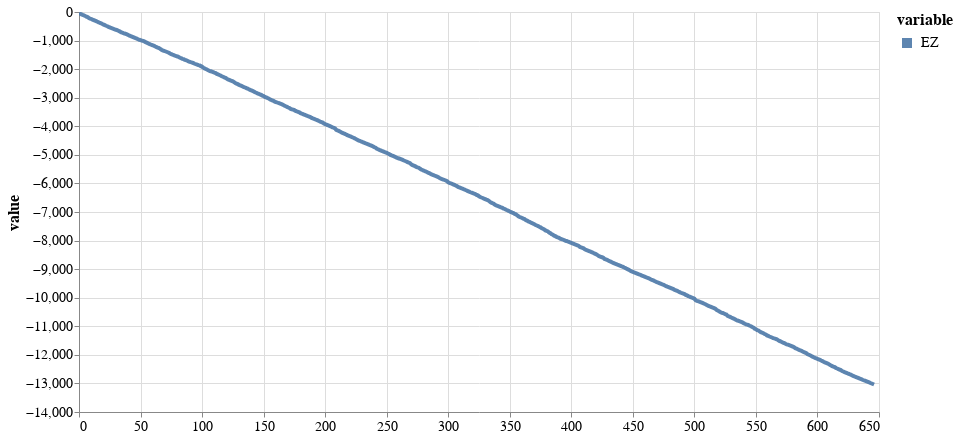

The cell this chart's notebook holds for it:
### Code cell
model_evidence = get_model_evidence('log/big5_exp/20210727_060750_big5_EZ/')
bf = pd.DataFrame(model_evidence, columns=['EZ'])
bf['idx'] = np.arange(bf.shape[0])
# bf['AZ'] = get_model_evidence('log/big5_exp//20210726_220229_big5az/')

# bf['EFA'] = get_model_evidence('log/CL_data/20210726_213814_efa/')
# bf['EFA-C'] = get_model_evidence('log/CL_data/20210726_214548_efa_c/')
plot_bf(bf, 800, 400)

### Figure 1 — Vega-Lite specification as saved in the notebook (floating-point values rounded to 4 significant figures; data arrays with more than 128 entries replaced by an {"elided": "..."} marker saying what was removed)
{"config": {"view": {"continuousWidth": 400, "continuousHeight": 300}, "axis": {"labelFontSize": 14, "titleFontSize": 16}, "legend": {"labelFontSize": 14, "symbolStrokeWidth": 10, "titleFontSize": 16}}, "data": {"name": "data-65b26e4fade0a99f6d075f8e1b203433"}, "mark": {"type": "line", "opacity": 0.9, "strokeWidth": 4}, "encoding": {"color": {"type": "nominal", "field": "variable"}, "x": {"type": "quantitative", "field": "idx", "title": null}, "y": {"type": "quantitative", "field": "value"}}, "height": 400, "selection": {"selector012": {"type": "interval", "bind": "scales", "encodings": ["x", "y"]}}, "width": 800, "$schema": "https://vega.github.io/schema/vega-lite/v4.8.1.json", "datasets": {"data-65b26e4fade0a99f6d075f8e1b203433": {"elided": "647 records"}}}
